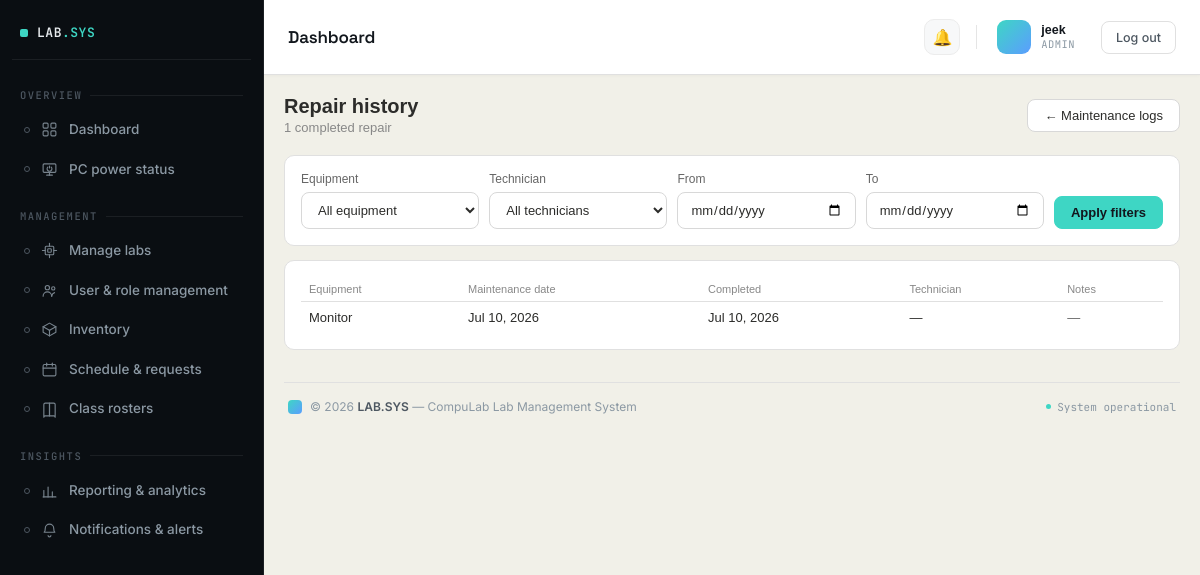
Page /labs/repair-history/ (signed in) on the committed database.
### accounts/models.py (models this page shows, shortened)
class User(AbstractUser):
    ROLE_CHOICES = [
        ('admin', 'Admin'),
        ('incharge', 'Lab In-charge'),
        ('instructor', 'Instructor'),
        ('student', 'Student'),
    ]
    role = models.CharField(max_length=20, choices=ROLE_CHOICES, default='instructor')
    id_number = models.CharField(
        max_length=50, blank=True, default='',
        help_text='Student/Instructor ID — used to match this account to reservation requests and lab PC check-ins. Separate from the login username.'
    )
    assigned_lab = models.ForeignKey(
        'labs.Lab',
        null=True,
        blank=True,
        on_delete=models.SET_NULL,
        related_name='assigned_users'
    )
    email_notifications_enabled = models.BooleanField(default=True)

### labs/models.py (models this page shows, shortened)
class MaintenanceLog(models.Model):
    equipment = models.ForeignKey(InventoryItem, on_delete=models.CASCADE, related_name='maintenance_logs')
    maintenance_date = models.DateField()
    assigned_technician = models.ForeignKey(
        settings.AUTH_USER_MODEL,
        null=True, blank=True,
        on_delete=models.SET_NULL,
        related_name='maintenance_tasks'
    )
    notes = models.TextField(blank=True)
    completed = models.BooleanField(default=False)
    completion_notes = models.TextField(blank=True)
    completed_at = models.DateTimeField(null=True, blank=True)
    created_at = models.DateTimeField(auto_now_add=True)
    class Meta:
        ordering = ['-maintenance_date']

class InventoryItem(models.Model):
    CONDITION = [
        ('good', 'Good'),
        ('fair', 'Fair'),
        ('needs_check', 'Needs Check'),
        ('faulty', 'Faulty'),
    ]
    STATUS = [
        ('operational', 'Operational'),
        ('under_repair', 'Under Repair'),
        ('retired', 'Retired'),
    ]
    name = models.CharField(max_length=200)
    category = models.CharField(max_length=100)
    quantity = models.PositiveIntegerField()
    condition = models.CharField(max_length=20, choices=CONDITION)
    status = models.CharField(max_length=20, choices=STATUS, default='operational')
    lab = models.ForeignKey(Lab, on_delete=models.CASCADE)
    last_checked = models.DateField(null=True, blank=True)

### labs/views.py (the view)
# urls.py: path('repair-history/', views.RepairHistoryView.as_view(), name='repair_history'),
class RepairHistoryView(RoleRequiredMixin, ListView):
    allowed_roles = ['admin', 'incharge']
    template_name = 'labs/repair_history.html'
    context_object_name = 'logs'
    def get_queryset(self):
        qs = MaintenanceLog.objects.select_related('equipment', 'assigned_technician').filter(completed=True)
        equipment_id = self.request.GET.get('equipment')
        technician_id = self.request.GET.get('technician')
        date_from = self.request.GET.get('date_from')
        date_to = self.request.GET.get('date_to')
        status = self.request.GET.get('status')
        if equipment_id:
            qs = qs.filter(equipment_id=equipment_id)
        if technician_id:
            qs = qs.filter(assigned_technician_id=technician_id)
        if date_from:
            qs = qs.filter(maintenance_date__gte=date_from)
        if date_to:
            qs = qs.filter(maintenance_date__lte=date_to)
        if status == 'pending':
            qs = MaintenanceLog.objects.none()  # this view only ever shows completed repairs
        return qs.order_by('-completed_at')
    def get_context_data(self, **kwargs):
        from django.contrib.auth import get_user_model
        User = get_user_model()
        ctx = super().get_context_data(**kwargs)
        ctx['equipment_list'] = InventoryItem.objects.all().order_by('name')
        ctx['technicians'] = User.objects.filter(role__in=['admin', 'incharge'])
        ctx['selected_equipment'] = self.request.GET.get('equipment', '')
        ctx['selected_technician'] = self.request.GET.get('technician', '')
        ctx['date_from'] = self.request.GET.get('date_from', '')
        ctx['date_to'] = self.request.GET.get('date_to', '')
        return ctx

### accounts/context_processors.py (called while the page is built)
def sidebar_counts(request):
    if not request.user.is_authenticated:
        return {}
    return {
        'unread_notifications_count': Notification.objects.filter(
            user=request.user, read=False
        ).count(),
        'open_issues_count': Issue.objects.filter(status='open').count()
        if request.user.role in ['admin', 'incharge'] else 0,
    }

### accounts/mixins.py (called while the page is built)
    def dispatch(self, request, *args, **kwargs):
        if not request.user.is_authenticated:
            return self.handle_no_permission()
        if self.allowed_roles and request.user.role not in self.allowed_roles:
            raise PermissionDenied
        return super().dispatch(request, *args, **kwargs)

### compulab/templates/labs/repair_history.html (shortened to what this page needs)
{% extends "base.html" %}
{% block content %}
<div class="page-header">
  <div>
    <h1>Repair history</h1>
    <div class="sub">{{ logs|length }} completed repair{{ logs|length|pluralize }}</div>
  </div>
  <a href="{% url 'maintenance_logs' %}" class="action-btn">← Maintenance logs</a>
</div>
<div class="card">
  <form method="get" class="form-row" style="grid-template-columns: 1fr 1fr 1fr 1fr auto; align-items:end; gap:10px;">
    <div class="form-group" style="margin-bottom:0">
      <label class="form-label">Equipment</label>
      <select name="equipment" class="form-control">
        <option value="">All equipment</option>
      </select>
    </div>
    <div class="form-group" style="margin-bottom:0">
      <label class="form-label">Technician</label>
      <select name="technician" class="form-control">
        <option value="">All technicians</option>
      </select>
    </div>
    <div class="form-group" style="margin-bottom:0">
      <label class="form-label">From</label>
      <input type="date" name="date_from" class="form-control" value="{{ date_from }}">
    </div>
    <div class="form-group" style="margin-bottom:0">
      <label class="form-label">To</label>
      <input type="date" name="date_to" class="form-control" value="{{ date_to }}">
    </div>
    <div class="form-group" style="margin-bottom:0">
      <button type="submit" class="action-btn primary">Apply filters</button>
    </div>
  </form>
</div>
<div class="card">
  <table class="table">
    <thead>
      <tr><th>Equipment</th><th>Maintenance date</th><th>Completed</th><th>Technician</th><th>Notes</th></tr>
    </thead>
    <tbody>
      {% for log in logs %}
        <tr>
          <td>{{ log.equipment.name }}</td>
          <td>{{ log.maintenance_date|date:"M d, Y" }}</td>
          <td>{{ log.completed_at|date:"M d, Y" }}</td>
          <td>{{ log.assigned_technician.get_full_name|default:"—" }}</td>
          <td style="color:#666">{{ log.completion_notes|default:"—" }}</td>
        </tr>
      {% empty %}
        <tr><td colspan="5"><p class="empty">No repair records match these filters.</p></td></tr>
      {% endfor %}
    </tbody>
  </table>
</div>
{% endblock %}

### compulab/templates/dashboard/navbar.html (shortened to what this page needs)
<div class="topbar">
  <div class="topbar-title">{{ page_title|default:"Dashboard" }}</div>
  <div class="topbar-right">
    <div class="topbar-notif">
      <a href="{% url 'notifications' %}" title="Notifications">
        🔔
      </a>
    </div>
    <div class="topbar-user">
      <div class="avatar">
      </div>
      <div class="user-meta">
        <span class="user-name">{{ request.user.get_full_name|default:request.user.username }}</span>
        <span class="user-role">{{ request.user.role|default:"Admin" }}</span>
      </div>
    </div>
    <form method="post" action="{% url 'logout' %}" style="display:inline;">
      <button type="submit" class="btn">Log out</button>
    </form>
  </div>
</div>

### compulab/templates/base.html (style rules this page uses)
* { box-sizing: border-box; margin: 0; padding: 0; }
html, body { height: 100%; }
body { font-family: sans-serif; background: #f1f0e8; color: #2c2c2a; }
:root { --topbar-accent: #3ed6c4; --topbar-accent-tint: rgba(62,214,196,0.12); --topbar-ink-1: #12171d; --topbar-text-1: #4d5761; --topbar-text-2: #8b98a3; }
.card { background: white; border: 1px solid #e0e0e0; border-radius: 10px; padding: 16px; margin-bottom: 14px; }
.table { width: 100%; border-collapse: collapse; font-size: 13px; }
.table th { text-align: left; padding: 6px 8px; color: #888; font-weight: 500; border-bottom: 1px solid #e0e0e0; font-size: 11px; }
.table td { padding: 8px; border-bottom: 1px solid #f0f0f0; }
.table tr:last-child td { border-bottom: none; }
a { color: inherit; }
.page-header { display: flex; align-items: center; justify-content: space-between; margin-bottom: 20px; flex-wrap: wrap; gap: 12px; }
.page-header h1 { font-size: 20px; font-weight: 600; }
.page-header .sub { font-size: 13px; color: #888; margin-top: 2px; }
.action-btn { display: inline-flex; align-items: center; gap: 6px; padding: 8px 16px; border-radius: 8px; border: 1px solid #d8d8d8; background: #fff; color: #2c2c2a; font-size: 13px; font-weight: 500; text-decoration: none; cursor: pointer; }
.action-btn.primary { background: var(--topbar-accent); border-color: var(--topbar-accent); color: var(--topbar-ink-1); font-weight: 600; }
.form-group { margin-bottom: 16px; }
.form-label { display: block; font-size: 12px; font-weight: 500; color: #666; margin-bottom: 6px; }
.form-control { width: 100%; padding: 9px 12px; border: 1px solid #d8d8d8; border-radius: 8px; font-size: 13px; font-family: inherit; background: #fff; color: #2c2c2a; }
.card form input[type="text"], .card form input[type="email"], .card form input[type="password"], .card form input[type="number"], .card form input[type="date"], .card form input[type="time"], .card form select, .card form textarea { width: 100%; padding: 9px 12px; border: 1px solid #d8d8d8; border-radius: 8px; font-size: 13px; font-family: inherit; background: #fff; color: #2c2c2a; }
.form-row { display: grid; grid-template-columns: 1fr 1fr; gap: 14px; }

### compulab/templates/dashboard/navbar.html (style rules this page uses)
.topbar { padding: 16px 24px; border-bottom: 1px solid #e0e0e0; background: white; display: flex; align-items: center; justify-content: space-between; box-shadow: 0 1px 3px rgba(18, 23, 29, 0.03); }
.topbar-title { font-family: 'Space Grotesk', sans-serif; font-size: 17px; font-weight: 600; letter-spacing: -0.01em; color: #12171d; }
.topbar-right { display: flex; align-items: center; gap: 16px; font-size: 13px; color: #555; }
.topbar-notif { position: relative; display: flex; align-items: center; }
.topbar-notif a { position: relative; display: flex; align-items: center; justify-content: center; width: 36px; height: 36px; border-radius: 10px; font-size: 16px; text-decoration: none; color: #4d5761; background: #f7f8f9; border: 1px solid #ececec; transition: background-color 0.15s ease, border-color 0.15s ease, transform 0.15s ease; }
.topbar-user { display: flex; align-items: center; gap: 10px; padding: 4px 10px 4px 4px; border-radius: 12px; transition: background-color 0.15s ease; }
.avatar { width: 34px; height: 34px; border-radius: 9px; background: linear-gradient(135deg, #3ed6c4, #5b9dff); color: #0a0e12; font-family: 'JetBrains Mono', monospace; font-size: 12px; font-weight: 700; display: flex; align-items: center; justify-content: center; flex-shrink: 0; }
.user-meta { display: flex; flex-direction: column; line-height: 1.25; }
.user-name { font-size: 12.5px; font-weight: 600; color: #12171d; white-space: nowrap; }
.user-role { font-size: 10.5px; font-family: 'JetBrains Mono', monospace; color: #8b98a3; text-transform: uppercase; letter-spacing: 0.04em; }
.btn { display: inline-flex; align-items: center; gap: 6px; padding: 8px 14px; border-radius: 8px; font-size: 12.5px; font-weight: 500; border: 1px solid #e0e0e0; background: white; cursor: pointer; text-decoration: none; color: #4d5761; font-family: 'Inter', sans-serif; transition: background-color 0.15s ease, border-color 0.15s ease, color 0.15s ease; }

### rows in the picture
User: user.get_full_name "jeek", user.role "ADMIN"
MaintenanceLog: equipment.name "Monitor", maintenance_date "Jul 10, 2026", completed_at "Jul 10, 2026", assigned_technician.get_full_name "—", completion_notes "—"

### other values in the picture
{{ page_title|default:"Dashboard" }} "Dashboard"
{{ logs|length }} "1"
